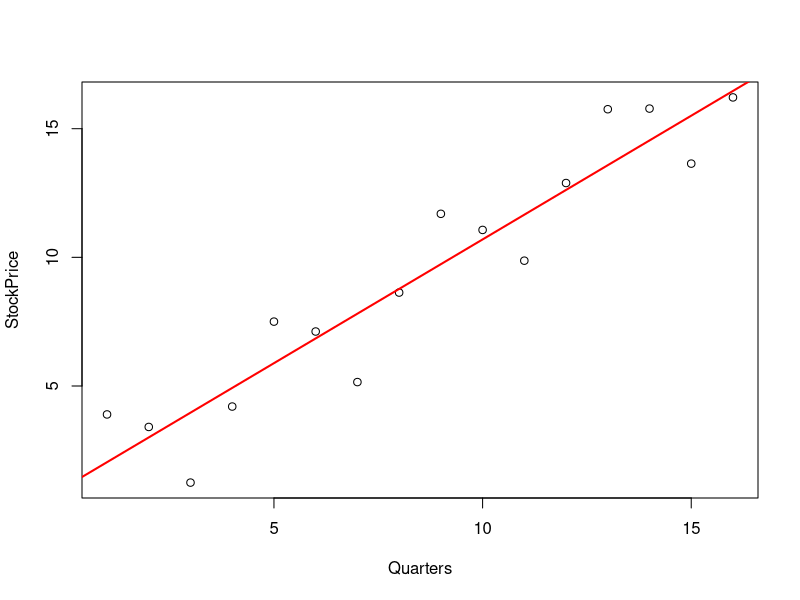
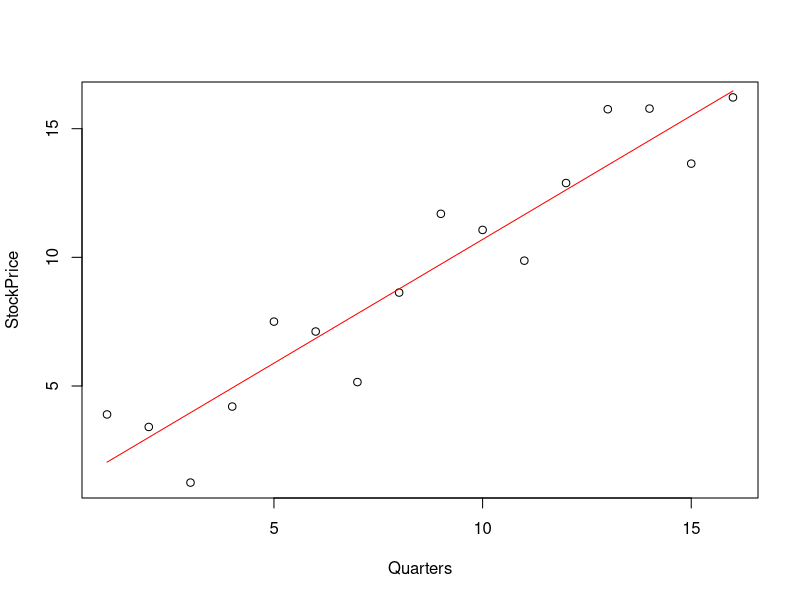

The R script that drew these images, in order: (Note: this script raises an error after producing the figures.)
# ***Note this picks up at Part 3 of the README***

# Multiplicative Decomposition of Time Series Models


# Create a vector track of quarters across 4 years
Quarters<-c(1, 2, 3, 4, 5, 6, 7, 8, 9, 10, 11, 12, 13, 14, 15, 16)

# Create a vector to model stock prices across 4 years
StockPrice<-c(3.89414, 3.40792, 1.24523, 4.20107,
              7.50202, 7.11712, 5.1522, 8.63096,
              11.6921, 11.0655, 9.87043, 12.8885,
              15.7568, 15.7817, 13.6428, 16.2162)


# Plot the data points
plot(x = Quarters, y = StockPrice)

# Add a line of best fit
abline(lm(StockPrice~Quarters), col="red", lwd=2)


# Calculate the alpha and beta coefficients, where model Y = alpha + beta * time
Beta <- (length(Quarters) * sum(StockPrice * Quarters) - sum(StockPrice)*sum(Quarters))/
  (length(Quarters) * sum(Quarters ^ 2) - sum(Quarters) ^ 2 )
Alpha <- mean(StockPrice) - Beta * mean(Quarters) 
 
# Now caluclate the trend line Y = = alpha + beta * time
Trend <- Alpha + Beta * Quarters

# Plot the data and add the trend line
plot(x= Quarters, y = StockPrice)
lines(Trend, col = "red")

StockPriceWithTrendRemoved <- StockPrice/Trend

# Plot Y/Trend to leave just the cyclical component
# NOTE: type = "o" plots dots and line connection
plot(x= Quarters, y = StockOverTrend, type = "o")


# To get cyclical trend,  we need to get the average of each quarter
QuartersInYear <- 4
FirstQuarterSum <- 0
SecondQuarterSum <- 0 
ThirdQuarterSum <- 0 
FourthQuarterSum <- 0
for (i in 0:3){
  FirstQuarterSum = FirstQuarterSum + StockOverTrend[1 + i*QuartersInYear]
  SecondQuarterSum = SecondQuarterSum + StockOverTrend[2 + i*QuartersInYear]
  ThirdQuarterSum = ThirdQuarterSum + StockOverTrend[3 + i*QuartersInYear]
  FourthQuarterSum = FourthQuarterSum + StockOverTrend[4 + i*QuartersInYear]
}
OneYearCycle <- c(FirstQuarterSum/QuartersInYear, SecondQuarterSum/QuartersInYear, ThirdQuarterSum/QuartersInYear, FourthQuarterSum/QuartersInYear)
YearlyCycle <- rep(OneYearCycle, times=4)

# Get the predictions, Trend * Cyclical
Prediction <- Trend * FourYearCycle

# Plot the StockPrices with Predictions overlaid
par(mfrow = c(1,2))
plot(x= Quarters , y = StockPrice, pch=16)
lines(Prediction, col="red")

plot(x= Quarters , y = StockPrice, pch=16, col = "orange")
points(x = Prediction, pch=16, col="blue")


# Predict the 17th quarter stock price
Trend[17] <- Alpha + Beta * 17
YearlyCycle[17] <- OneYearCycle[1]
Prediction[17] <- Trend[17] * YearlyCycle[17]
Quarters[17] <- 17 

# Plot stock prices with the predicted 17th Quarter price
# NOTE: Need to use ggplot as the vectors are now of differing lengths
install.packages("ggplot2")
library("ggplot2")

dat <- list(StockPrice, Prediction)
dat <- lapply(dat, function(x) cbind(x = seq_along(x), y = x))
list.names <- c("StockPrice", "Prediction")
LinesToPlot <- sapply(dat, nrow)
dat <- as.data.frame(do.call("rbind", dat))
dat$group <- rep(list.names, lns)
ggplot(dat, aes(x = x, y = y, colour = group)) +
  theme_bw() +
  geom_point()
